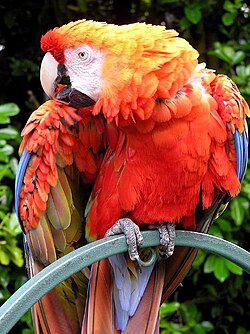
#> input picture dataset_images/RGB.jpg, 250 x 334 px
$ python -i base_processor.py   (imports and definitions only)
#> lines starting #> are read from the running program, lines starting #| are printed output that depends on the picture
import cv2
import numpy as np

class BaseProcessor:
    def __init__(self):
        self.original_image = None
        self.current_image = None
        self.image_path = None
        self.is_gray = False

    def _resize_if_needed(self, img, max_size, force_even):
        """Internal helper to shrink massive images and fix odd dimensions."""
        if img is None: return None
        h, w = img.shape[:2]

        # 1. Shrink if too large
        if max_size and max(h, w) > max_size:
            scale = max_size / float(max(h, w))
            new_w, new_h = int(w * scale), int(h * scale)
            img = cv2.resize(img, (new_w, new_h), interpolation=cv2.INTER_AREA)
            h, w = img.shape[:2] # Update sizes

        # 2. Force Even Dimensions (Required for FFT)
        if force_even and (h % 2 != 0 or w % 2 != 0):
            new_h = h - (h % 2)
            new_w = w - (w % 2)
            img = cv2.resize(img, (new_w, new_h), interpolation=cv2.INTER_CUBIC)

        return img


    def load_image(self, image_path, max_size=None, force_even=False):
        """
        SMART LOADER: Automatically detects if the image is color or grayscale.
        Even detects "fake" grayscale images saved as RGB.
        """
#> called with image_path = 'dataset_images/RGB.jpg', force_even = False
        self.image_path = image_path

        # Load unchanged to preserve original file properties if possible
        img = cv2.imread(image_path, cv2.IMREAD_UNCHANGED)
#> img is the input picture: shape (334, 250, 3); mean B, G, R 57.8, 79.4, 130.3
        if img is None:
            return None, False

        # Drop alpha channel if it's a 4-channel PNG
        if len(img.shape) == 3 and img.shape[2] == 4:
            img = cv2.cvtColor(img, cv2.COLOR_BGRA2BGR)

        # The "Fake Grayscale" Check
        if len(img.shape) == 3:
            b, g, r = cv2.split(img)
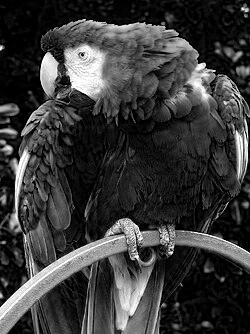
#> b: shape (334, 250); min 0, max 255, mean 57.8
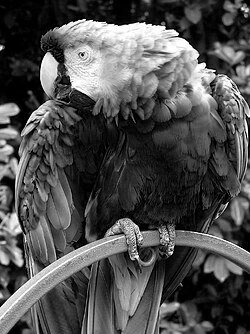
#> g: shape (334, 250); min 0, max 255, mean 79.4
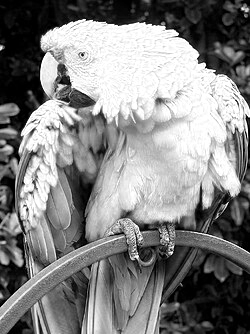
#> r: shape (334, 250); min 0, max 255, mean 130.3
            # If all channels are identical, it's actually a grayscale image!
            if np.array_equal(b, g) and np.array_equal(g, r):
                img = b # Discard the redundant channels
                self.is_gray = True
            else:
                self.is_gray = False
        else:
            self.is_gray = True

        # Resize if necessary
        img = self._resize_if_needed(img, max_size, force_even)

        self.original_image = img
        self.current_image = self.original_image.copy()

        return self.current_image, True


    # [60 lines left out: functions load_frequency_image, restore_original, convert_to_grayscale, get_display_image, not called in this run]

>>> result = BaseProcessor().load_image('dataset_images/RGB.jpg')

$ run again, on dataset_images/badimage.jpg
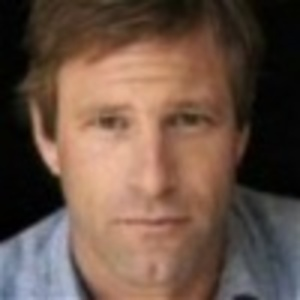
#> input picture dataset_images/badimage.jpg, 300 x 300 px
#> in load_image, img is the input picture: shape (300, 300, 3); mean B, G, R 70.2, 83.3, 106.6
#> in load_image, `b, g, r = cv2.split(img)`:
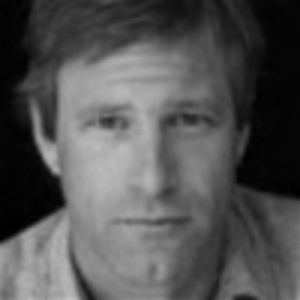
#> g: shape (300, 300); min 0, max 194, mean 83.3
#> in load_image, `b, g, r = cv2.split(img)`:
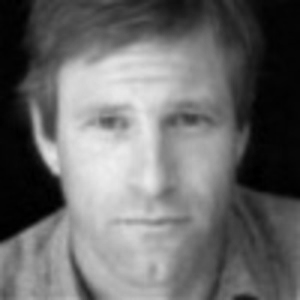
#> r: shape (300, 300); min 0, max 238, mean 106.6

$ run again, on dataset_images/cat.jpg
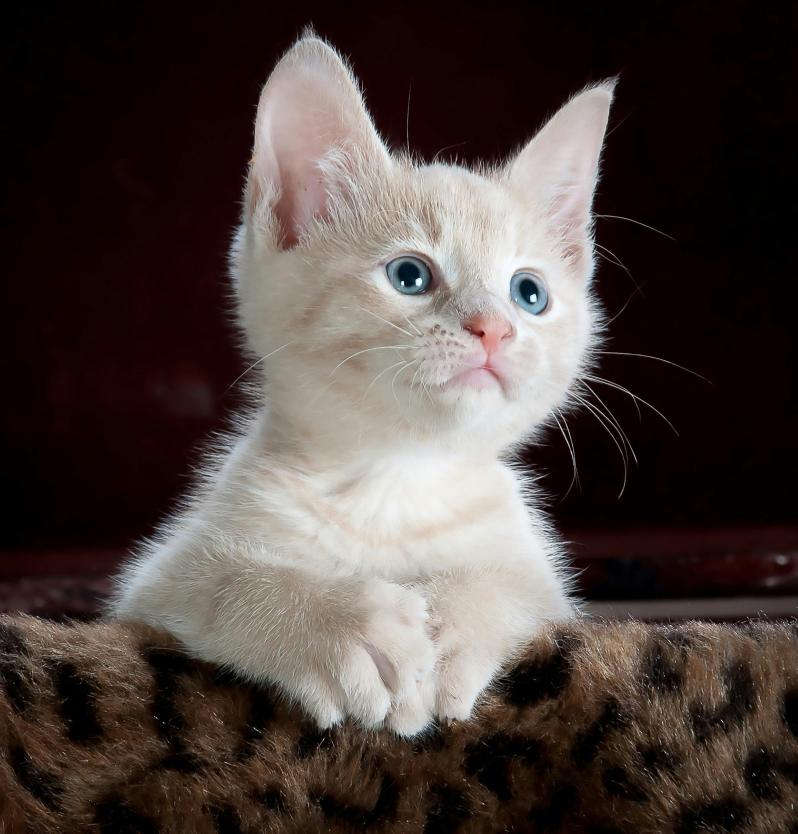
#> input picture dataset_images/cat.jpg, 2392 x 2500 px (shown at 1/3 size)
#> in load_image, img is the input picture: shape (2500, 2392, 3); mean B, G, R 63.1, 66.8, 77.4
#> in load_image, `b, g, r = cv2.split(img)`:
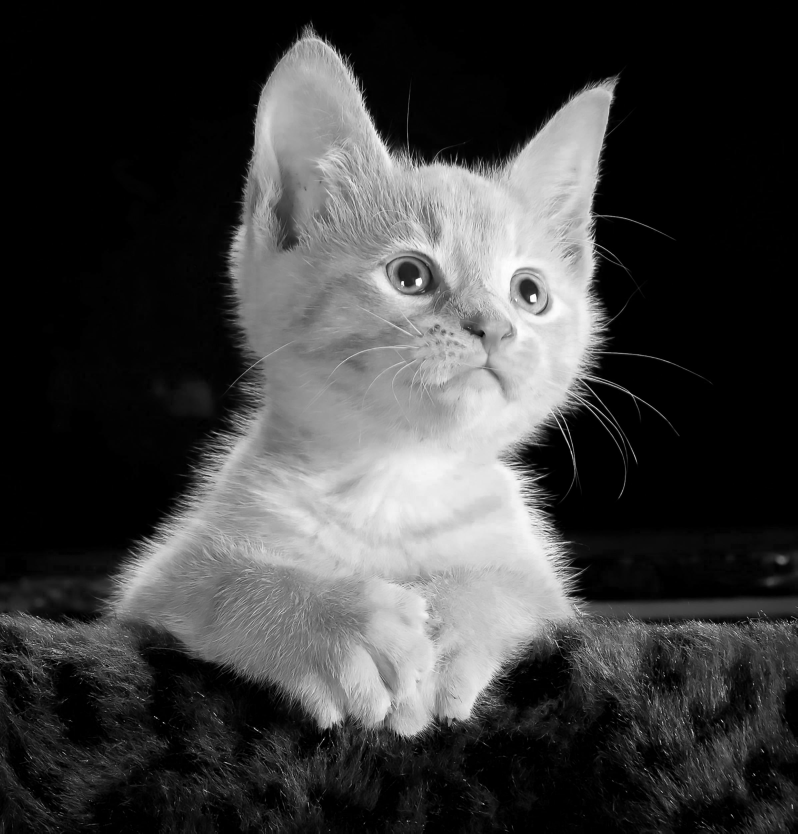
#> b: shape (2500, 2392) (shown at 1/3 size); min 0, max 255, mean 63.1
#> in load_image, `b, g, r = cv2.split(img)`:
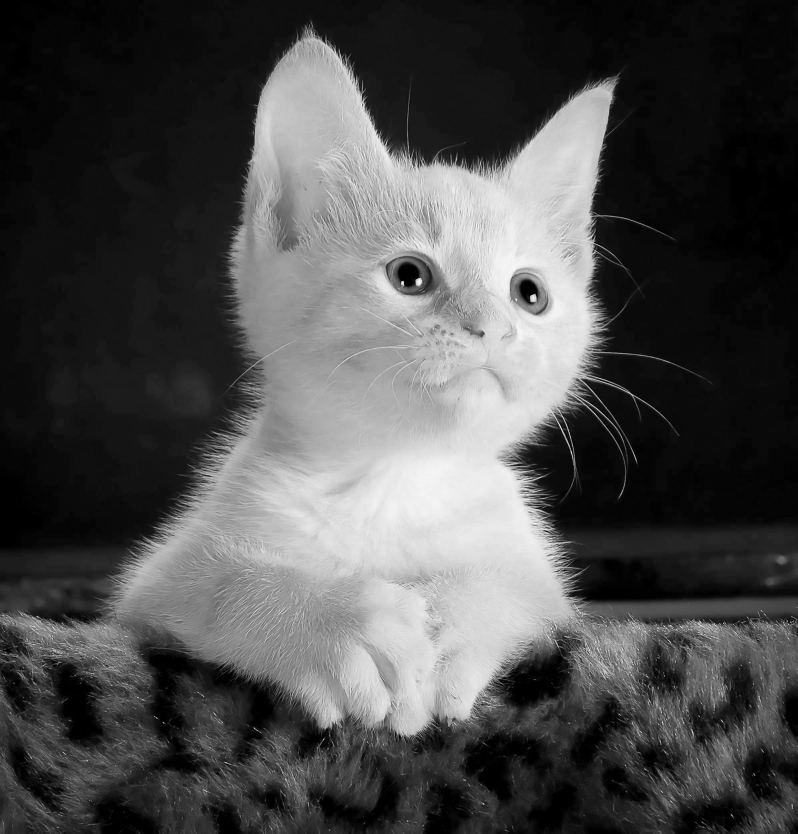
#> r: shape (2500, 2392) (shown at 1/3 size); min 0, max 255, mean 77.4

$ run again, on dataset_images/noiseimage.jpg
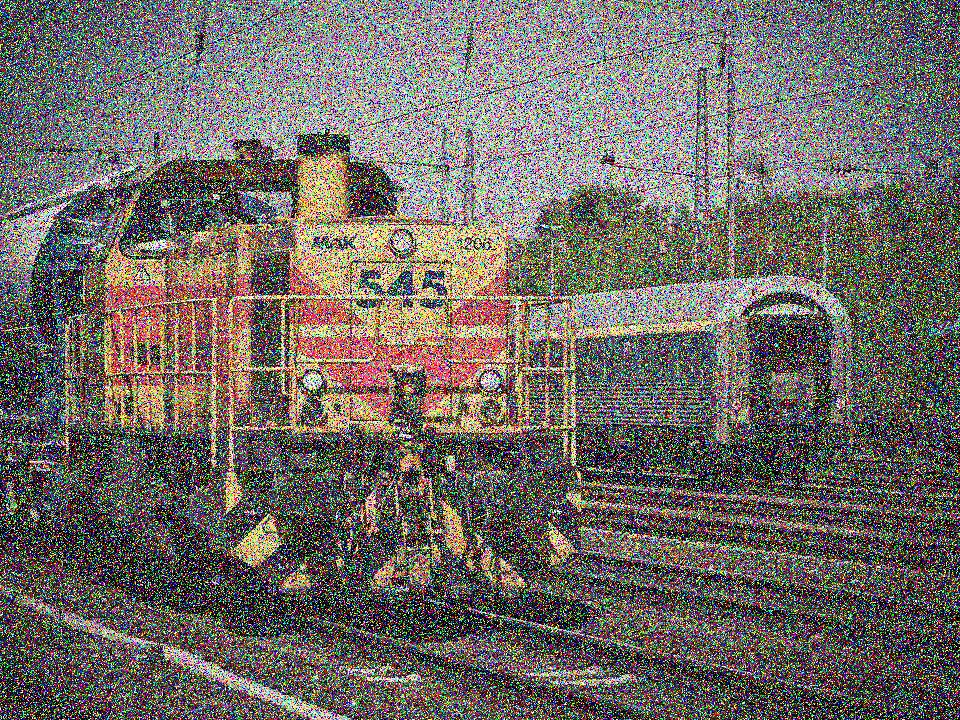
#> input picture dataset_images/noiseimage.jpg, 960 x 720 px
#> in load_image, img is the input picture: shape (720, 960, 3); mean B, G, R 102, 106.2, 111.9
#> in load_image, `b, g, r = cv2.split(img)`:
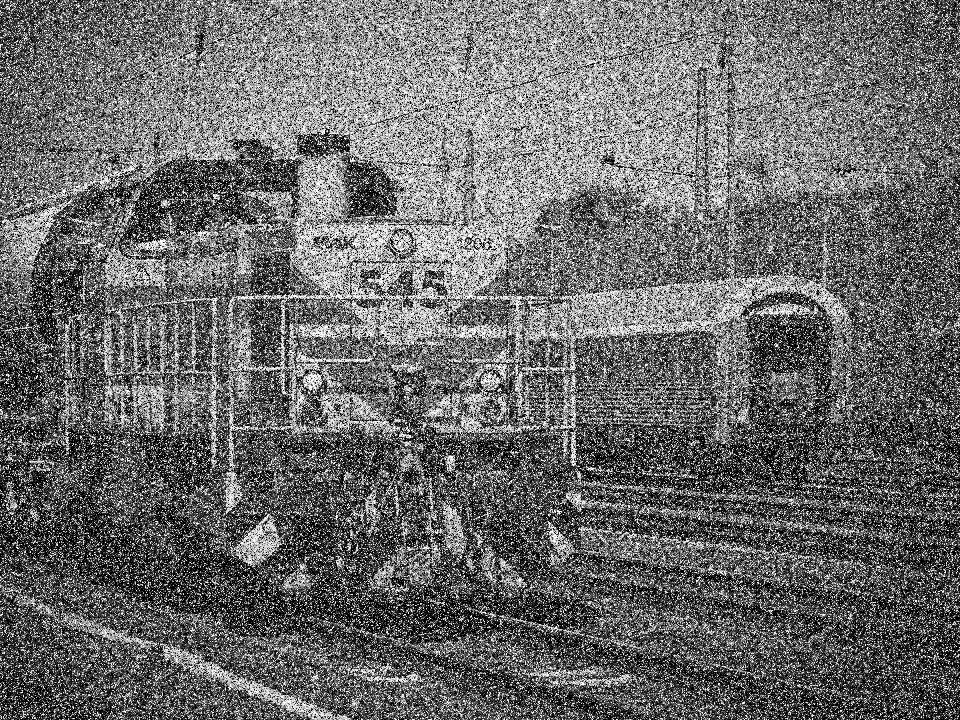
#> g: shape (720, 960); min 0, max 255, mean 106.2
#> in load_image, `b, g, r = cv2.split(img)`:
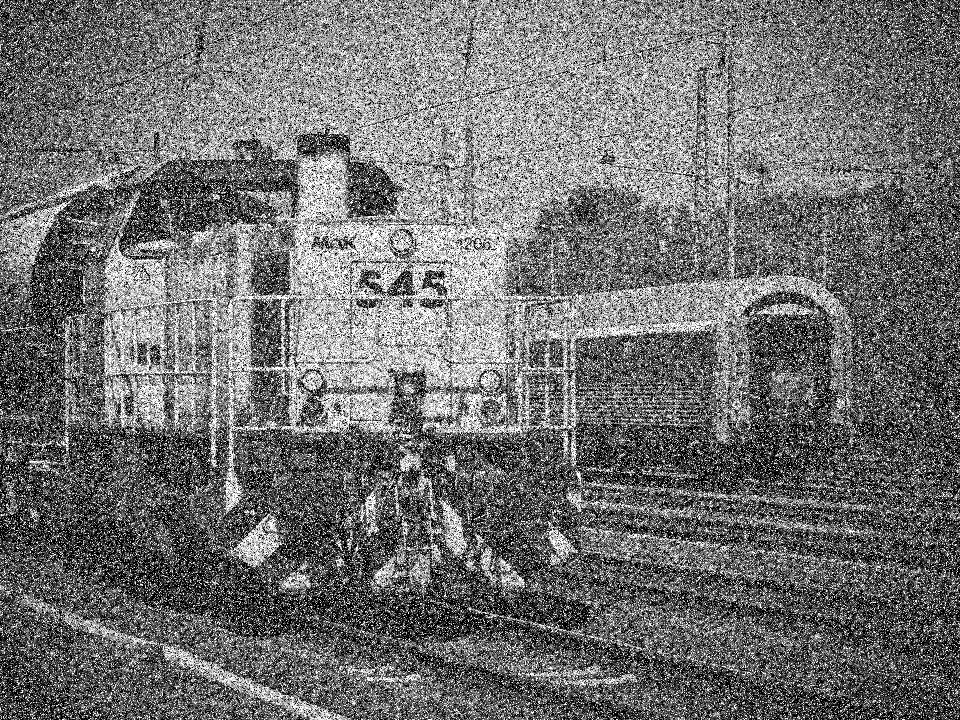
#> r: shape (720, 960); min 0, max 255, mean 111.9
